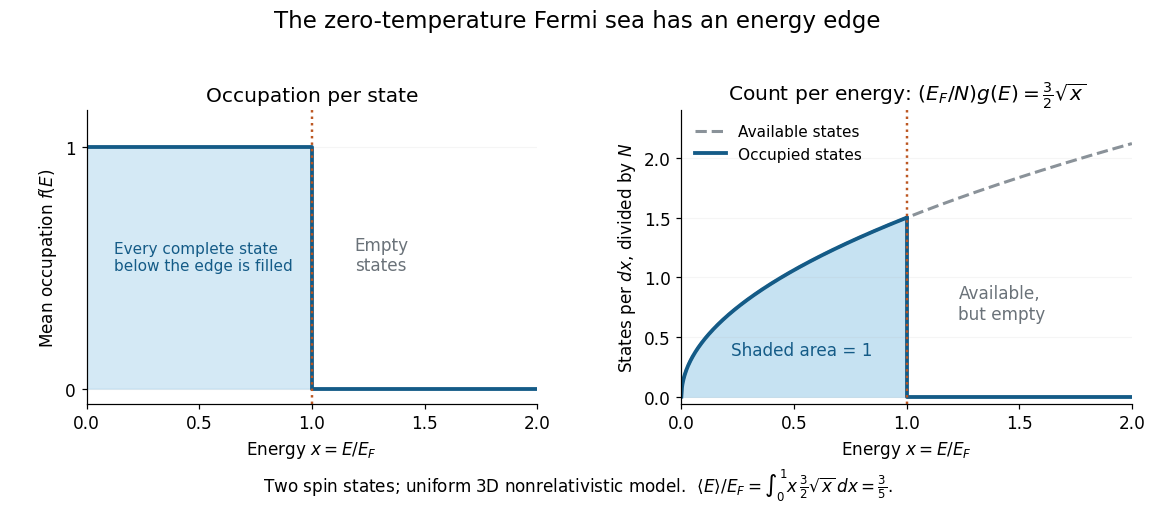

The script that saved this image:
"""Original analytic free-electron DOS and occupation, strictly at T=0.

Python 3.14, NumPy 2.3.5, Matplotlib 3.10.7. Run from _media.
Outputs fermi-sea-density-of-states-occupation.png to the current directory.
Both spin states are included. Curves are model functions, not measured data.
"""
from pathlib import Path
import matplotlib.pyplot as plt
import numpy as np

plt.rcParams.update({'font.size':11,'figure.facecolor':'white','axes.facecolor':'white'})
fig,(ax,bx)=plt.subplots(1,2,figsize=(10.5,4.6),dpi=110)
x=np.linspace(0,2.0,801)
ax.plot([0,1,1,2],[1,1,0,0],lw=2.5,color='#145b87')
ax.fill_between([0,1],[1,1],color='#c6e2f2',alpha=.75)
ax.axvline(1,color='#bc5722',ls=':',lw=1.6)
ax.text(.12,.49,'Every complete state\nbelow the edge is filled',color='#145b87',fontsize=10)
ax.text(1.19,.49,'Empty\nstates',color='#6a7279')
ax.set(xlabel=r'Energy $x=E/E_F$',ylabel=r'Mean occupation $f(E)$',
       xlim=(0,2),ylim=(-.06,1.15),title='Occupation per state')
ax.set_yticks([0,1])

y=1.5*np.sqrt(x)
occupied=x<=1
bx.plot(x,y,color='#8a9299',ls='--',lw=2,label='Available states')
bx.fill_between(x[occupied],y[occupied],color='#c6e2f2')
bx.plot(x[occupied],y[occupied],color='#145b87',lw=2.5,label='Occupied states')
bx.plot([1,1,2],[1.5,0,0],color='#145b87',lw=2.5)
bx.axvline(1,color='#bc5722',ls=':',lw=1.6)
bx.text(.22,.35,'Shaded area = 1',fontsize=11,color='#145b87')
bx.text(1.23,.65,'Available,\nbut empty',color='#6a7279')
bx.set(xlabel=r'Energy $x=E/E_F$',ylabel=r'States per $dx$, divided by $N$',
       xlim=(0,2),ylim=(-.06,2.4),title=r'Count per energy: $(E_F/N)g(E)=\frac{3}{2}\sqrt{x}$')
bx.legend(frameon=False,loc='upper left',fontsize=10)
for a in (ax,bx):
    a.set_xticks([0,.5,1,1.5,2]);a.spines[['top','right']].set_visible(False)
    a.grid(axis='y',alpha=.12)
fig.suptitle('The zero-temperature Fermi sea has an energy edge',fontsize=15,y=.98)
fig.text(.5,.025,r'Two spin states; uniform 3D nonrelativistic model.  '+
         r'$\langle E\rangle/E_F=\int_0^1 x\,\frac{3}{2}\sqrt{x}\,dx=\frac{3}{5}$.',ha='center',fontsize=11)
fig.subplots_adjust(left=.075,right=.98,bottom=.2,top=.78,wspace=.32)
fig.savefig(Path.cwd()/'fermi-sea-density-of-states-occupation.png',facecolor='white')
plt.close(fig)
